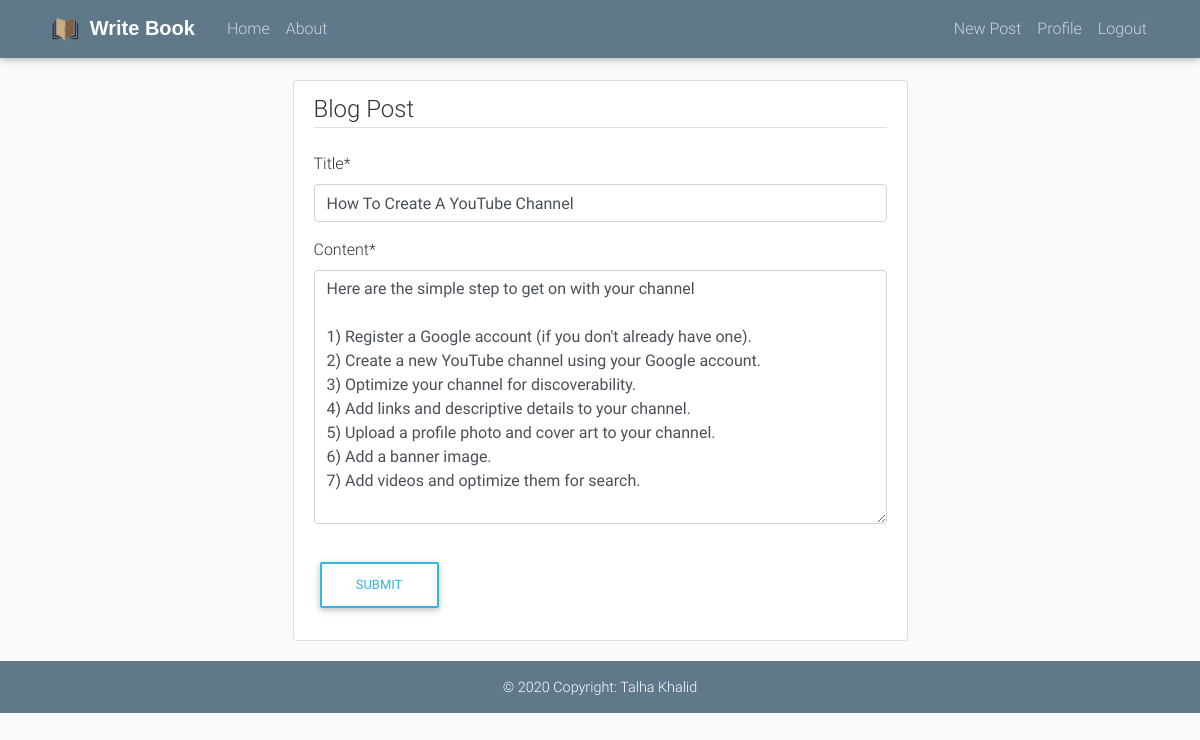
/post/5/update/ (signed in), run on the app's committed database.
### blog/models.py (models this page shows, shortened)
class Post(models.Model):
    title = models.CharField(max_length=100)
    content = models.TextField()
    date_posted = models.DateTimeField(default=timezone.now)
    author = models.ForeignKey(User, on_delete=models.CASCADE)

### blog/views.py (the view, shortened to what this page needs)
# urls.py: path('post/<int:pk>/update/', PostUpdateView.as_view(), name='post-update'),
class PostUpdateView(LoginRequiredMixin, UserPassesTestMixin, UpdateView):
    model = Post
    fields = ['title', 'content']
    def test_func(self):
        post = self.get_object()
        if self.request.user == post.author:
            return True
        return False

### templates/blog/post_form.html (shortened to what this page needs)
{% extends 'base.html' %}
{% load crispy_forms_tags %}
{% block content %}
    <div class="row">
    <div class="col-md-3"></div>
    <div class="content-section col-md-6 ">
        <form method="POST">
            <fieldset class="form-group">
                <legend class="border-bottom mb-4">Blog Post</legend>
                {{ form|crispy }}
            </fieldset>
            <div class="form-group">
                <button class="btn btn-outline-info" type="submit">Submit</button>
            </div>
        </form>
    </div>
    <div class="col-md-3"></div>
</div>
{% endblock %}

### main/static/css/main.css (style rules this page uses)
body { background: #fafafa; color: #333333; margin-top: 5rem; }
.content-section { background: #ffffff; padding: 10px 20px; border: 1px solid #dddddd; border-radius: 3px; margin-bottom: 20px; }

### data on the page
Post: title "How To Create A YouTube Channel", content "Here are the simple step to get on with your channel 1) Register a Google account (if you don't already have one). 2) Create a new YouTube channel using your Google account. 3) Optimize your channel for discoverability. 4) Add links and descriptive details to your channel. 5) Upload a profile photo and cover art to your channel. 6) Add a banner image. 7) Add videos and optimize them for search."
